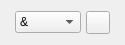
<?xml version="1.0" encoding="UTF-8"?>
<ui version="4.0">
 <class>glitch_object_bitwise_operator_arduino</class>
 <widget class="QWidget" name="glitch_object_bitwise_operator_arduino">
  <property name="geometry">
   <rect>
    <x>0</x>
    <y>0</y>
    <width>125</width>
    <height>45</height>
   </rect>
  </property>
  <property name="windowTitle">
   <string>Form</string>
  </property>
  <layout class="QHBoxLayout" name="horizontalLayout">
   <property name="spacing">
    <number>5</number>
   </property>
   <property name="leftMargin">
    <number>15</number>
   </property>
   <property name="topMargin">
    <number>5</number>
   </property>
   <property name="rightMargin">
    <number>15</number>
   </property>
   <property name="bottomMargin">
    <number>5</number>
   </property>
   <item>
    <widget class="QComboBox" name="bitwise_operator">
     <property name="styleSheet">
      <string notr="true">QComboBox { combobox-popup: 0; }</string>
     </property>
     <property name="currentText">
      <string notr="true">&amp;</string>
     </property>
     <property name="sizeAdjustPolicy">
      <enum>QComboBox::AdjustToContents</enum>
     </property>
     <item>
      <property name="text">
       <string notr="true">&amp;</string>
      </property>
     </item>
     <item>
      <property name="text">
       <string notr="true">&lt;&lt;</string>
      </property>
     </item>
     <item>
      <property name="text">
       <string notr="true">&gt;&gt;</string>
      </property>
     </item>
     <item>
      <property name="text">
       <string notr="true">^</string>
      </property>
     </item>
     <item>
      <property name="text">
       <string notr="true">|</string>
      </property>
     </item>
     <item>
      <property name="text">
       <string notr="true">~</string>
      </property>
     </item>
    </widget>
   </item>
   <item>
    <widget class="QToolButton" name="context_menu">
     <property name="text">
      <string/>
     </property>
     <property name="icon">
      <iconset resource="../../Icons/icons.qrc">
       <normaloff>:/context-menu.png</normaloff>:/context-menu.png</iconset>
     </property>
    </widget>
   </item>
  </layout>
 </widget>
 <tabstops>
  <tabstop>bitwise_operator</tabstop>
  <tabstop>context_menu</tabstop>
 </tabstops>
 <resources>
  <include location="../../Icons/icons.qrc"/>
 </resources>
 <connections/>
</ui>
